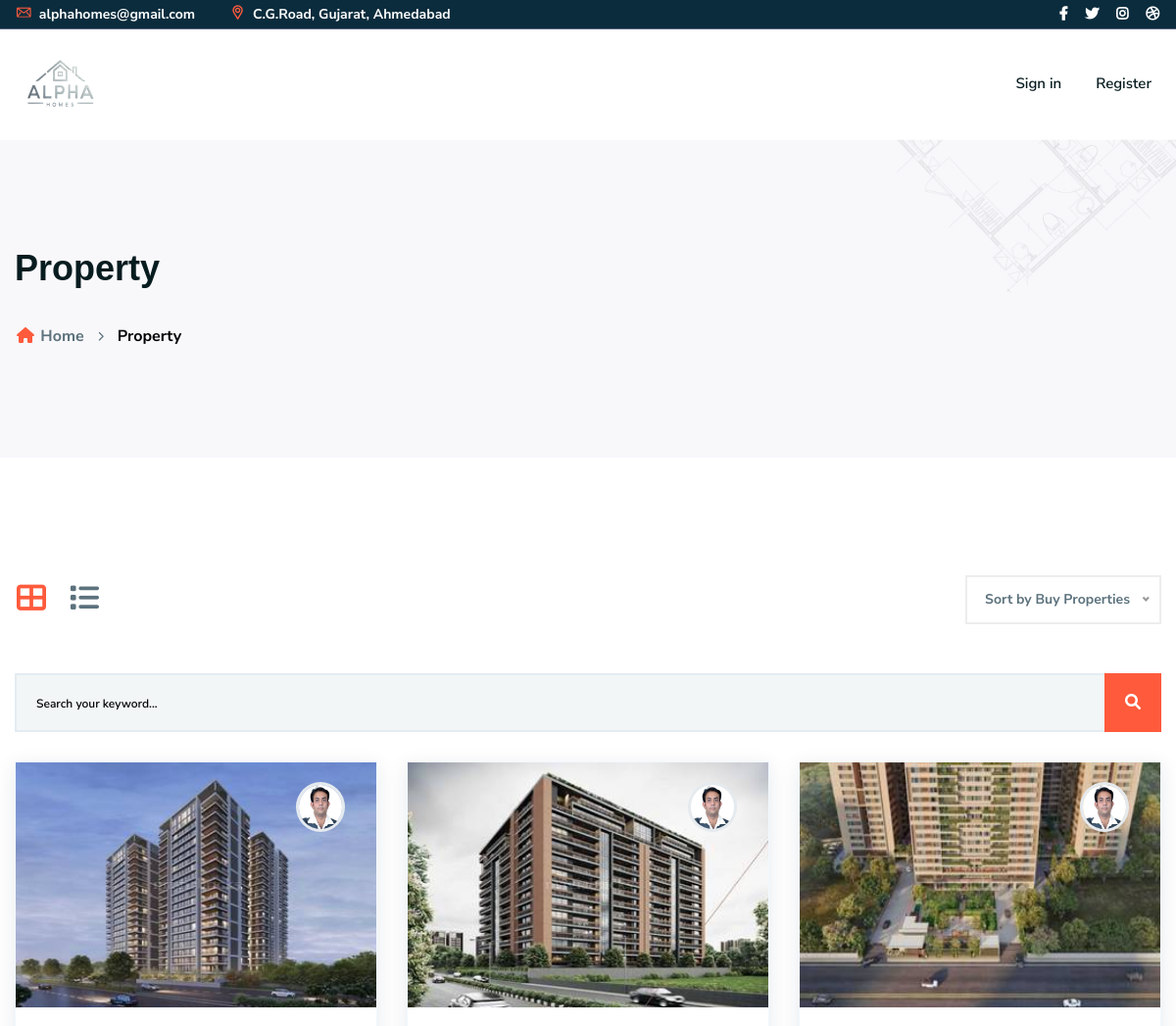
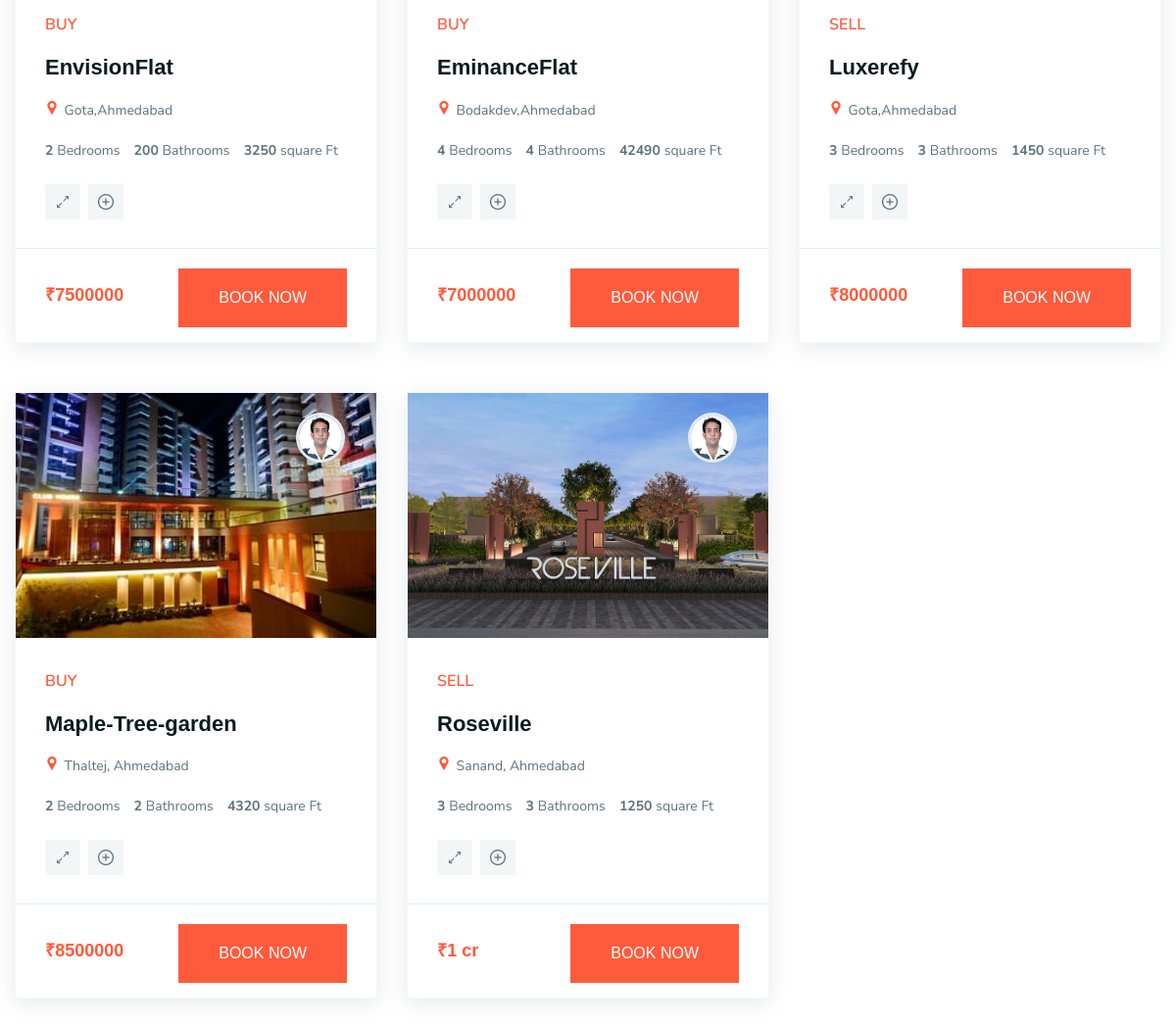
/property, run on the app's committed database (2 pictures, top to bottom).
### first/models.py (models this page shows)
class PropertyDetails(models.Model):
    property_videos = models.URLField(max_length=2000, null=True, default="property video")
    property_img = models.ImageField(upload_to='properties-img',default="agent")
    property_agent_img = models.ImageField(upload_to='propertyagent',default="agent")
    type = models.CharField(max_length=30)
    property_type = models.CharField(max_length=30, default="Buy")
    property_name = models.CharField(max_length=30)
    property_location = models.CharField(max_length=30)
    property_description = models.TextField(max_length=300)
    property_description_2 = models.TextField(max_length=3000, null=True)
    property_id = models.CharField(max_length=100,null=True)
    property_area = models.CharField(max_length=25,null=True)
    property_rooms = models.CharField(max_length=30,null=True)
    property_baths = models.CharField(max_length=30,null=True)
    property_year = models.CharField(max_length=30,null=True)
    property_lots_area = models.CharField(max_length=4,null=True)
    property_dimentions = models.CharField(max_length=20,null=True)
    property_bed = models.CharField(max_length=20,null=True)
    property_price = models.CharField(max_length=15,null=True)
    property_status = models.CharField(max_length=15,null=True)
    property_living_room = models.CharField(max_length=15,null=True)
    property_Garage = models.CharField(max_length=15,null=True)
    property_dinning_area = models.CharField(max_length=15,null=True)
    porperty_bathroom = models.CharField(max_length=15, default="Bathroom")
    property_gym = models.CharField(max_length=15,default="Gym")
    property_garden = models.CharField(max_length=15,default="Garden")
    property_parking = models.CharField(max_length=15,default="parking")
    property_gallery = models.ImageField(upload_to='properties-img',default="gallery")
    property_gallery_2 = models.ImageField(upload_to='properties-img',default="gallery")
    property_gallery_3 = models.ImageField(upload_to='properties-img',default="gallery")
    property_amenities = models.CharField(max_length=15,default="Amenities")
    property_air_conditioner = models.CharField(max_length=15,default="Air-conditioner")
    property_Microwave = models.CharField(max_length=15,default="Microwave")
    property_swimmingpool = models.CharField(max_length=15,default="swimmingpool")
    property_wifi = models.CharField(max_length=15,default="Air-conditioner")
    property_laundry = models.CharField(max_length=15,default="laundry")
    property_indoorgames = models.CharField(max_length=15,default="indoorgames")
    property_outdoorgames = models.CharField(max_length=15,default="outdoorgames")
    property_clubhouse = models.CharField(max_length=15,default="clubhouse")
    property_security = models.CharField(max_length=15,default="24x7 security")
    property_firesafety = models.CharField(max_length=15,default="Fire safety")
    property_basement_parking = models.CharField(max_length=20,default="Basement Parking")
    property_lift = models.CharField(max_length=15,default="Lift")
    number_of_properties = models.CharField(max_length=150, default="25 Properteis")
    property_subarea = models.CharField(max_length=50, default="Gota")
    property_map_location = models.CharField(max_length=1500, null=True)

### first/views.py (the view)
# urls.py: path('property', views.property, name='shop-grid.html'),
def property(request):
    TeamData = teamDetails.objects.all()
    random_team = random.choice(TeamData)
    if request.method == 'POST':
        query = request.POST.get('search')
        if query and query != '':
            Property_Details = PropertyDetails.objects.filter(property_name__icontains=query)
        else:
            Property_Details = PropertyDetails.objects.all()
    else:
        Property_Details = PropertyDetails.objects.all()
    pt_data = {
        'property':Property_Details,
        'teamData':random_team
    }
    return render(request,"shop-grid.html", pt_data)

### templates/shop-grid.html (shortened to what this page needs)
{% extends 'other-ft-ht.html' %}
{% load static %}
{% block content %}
    <div class="ltn__breadcrumb-area text-left bg-overlay-white-30 bg-image "  data-bs-bg="{% static 'img/bg/14.jpg' %}">
        <div class="container">
            <div class="row">
                <div class="col-lg-12">
                    <div class="ltn__breadcrumb-inner">
                        <h1 class="page-title">Property</h1>
                        <div class="ltn__breadcrumb-list">
                            <ul>
                                <li><a href="index.html"><span class="ltn__secondary-color"><i class="fas fa-home"></i></span> Home</a></li>
                                <li>Property</li>
                            </ul>
                        </div>
                    </div>
                </div>
            </div>
        </div>
    </div>
    <div class="ltn__product-area ltn__product-gutter mb-100">
        <div class="container">
            <div class="row">
                <div class="col-lg-12">
                    <div class="ltn__shop-options">
                        <ul>
                            <li>
                                <div class="ltn__grid-list-tab-menu ">
                                    <div class="nav">
                                        <a class="active show" data-bs-toggle="tab" href="#liton_product_grid"><i class="fas fa-th-large"></i></a>
                                        <a data-bs-toggle="tab" href="#liton_product_list"><i class="fas fa-list"></i></a>
                                    </div>
                                </div>
                            </li>
                            <li>
                            </li>
                        </ul>
                    </div>
                    <div class="tab-content">
                        <div class="tab-pane fade active show" id="liton_product_grid">
                            <div class="ltn__product-tab-content-inner ltn__product-grid-view">
                                <div class="row">
                                    <div class="col-lg-12">
                                        <div class="ltn__search-widget mb-30">
                                            <form action="" method="post">
                                                <input type="text" name="search" placeholder="Search your keyword...">
                                                <button type="submit"><i class="fas fa-search"></i></button>
                                            </form>
                                        </div>
                                    </div>
                                    {% for p in property %}
                                    <div class="col-lg-4 col-sm-6 col-12">
                                        <div class="ltn__product-item ltn__product-item-4 ltn__product-item-5 text-center---">
                                            <div class="product-img">
                                                <a href="#"><img src="{{p.property_img.url}}" class="properties1" alt="#"></a>
                                                <div class="real-estate-agent">
                                                    <div class="agent-img">
                                                        <a href="#"><img src="{{p.property_agent_img.url}}" alt="#"></a>
                                                    </div>
                                                </div>
                                            </div>
                                            <div class="product-info">
                                                <div class="product-badge">
                                                    <ul>
                                                        <li class="sale-badg">{{p.property_type}}</li>
                                                    </ul>
                                                </div>
                                                <h2 class="product-title"><a href="property\{{p.property_name}}">{{p.property_name}}</a></h2>
                                                <div class="product-img-location">
                                                    <ul>
                                                        <li>
                                                            <a href="locations.html"><i class="flaticon-pin"></i> {{p.property_location}}</a>
                                                        </li>
                                                    </ul>
                                                </div>
                                                <ul class="ltn__list-item-2--- ltn__list-item-2-before--- ltn__plot-brief">
                                                    <li><span>{{p.property_bed}} </span>
                                                        Bedrooms
                                                    </li>
                                                    <li><span>{{p.property_baths}} </span>
                                                        Bathrooms
                                                    </li>
                                                    <li><span>{{p.property_dimentions}} </span>
                                                        square Ft
                                                    </li>
                                                </ul>
                                                <div class="product-hover-action">
                                                    <ul>
                                                        <li>
                                                            <a href="#" title="Quick View" data-bs-toggle="modal" data-bs-target="#quick_view_modal">
                                                                <i class="flaticon-expand"></i>
                                                            </a>
                                                        </li>
                                                        <li>
                                                            <a href="property\{{p.property_name}}" title="Product Details">
                                                                <i class="flaticon-add"></i>
                                                            </a>
                                                        </li>
                                                    </ul>
                                                </div>
                                            </div>
                                            <div class="product-info-bottom">
                                                <div class="product-price">
                                                    <span>₹{{p.property_price}}<label></label></span>
                                                </div>
                                                <div class="btn-wrapper mt-0">
                                                    <a href="{% url 'Booknow_form.html' %}"><button class="btn theme-btn-1 btn-effect-1 text-uppercase" type="submit">Book Now</button></a>
                                                </div>
                                            </div>
                                        </div>
                                    </div>
                                    {% endfor %}
                                </div>
                            </div>
                        </div>
                    </div>
                </div>
            </div>
        </div>
    </div>
    {% endblock content %}

### static/css/responsive.css (style rules this page uses)
@media (min-width: 1200px) { .container { max-width: 1200px; } }

### data on the page
PropertyDetails: property_img (picture), property_agent_img (picture), property_type "BUY", property_name "EnvisionFlat", property_location "Gota,Ahmedabad", property_bed "2", property_baths "200", property_dimentions "3250", property_price "7500000"
PropertyDetails: property_img (picture), property_agent_img (picture), property_type "BUY", property_name "EminanceFlat", property_location "Bodakdev,Ahmedabad", property_bed "4", property_baths "4", property_dimentions "42490", property_price "7000000"
PropertyDetails: property_img (picture), property_agent_img (picture), property_type "SELL", property_name "Luxerefy", property_location "Gota,Ahmedabad", property_bed "3", property_baths "3", property_dimentions "1450", property_price "8000000"
PropertyDetails: property_img (picture), property_agent_img (picture), property_type "BUY", property_name "Maple-Tree-garden", property_location "Thaltej, Ahmedabad", property_bed "2", property_baths "2", property_dimentions "4320", property_price "8500000"
PropertyDetails: property_img (picture), property_agent_img (picture), property_type "SELL", property_name "Roseville", property_location "Sanand, Ahmedabad", property_bed "3", property_baths "3", property_dimentions "1250", property_price "1 cr"
